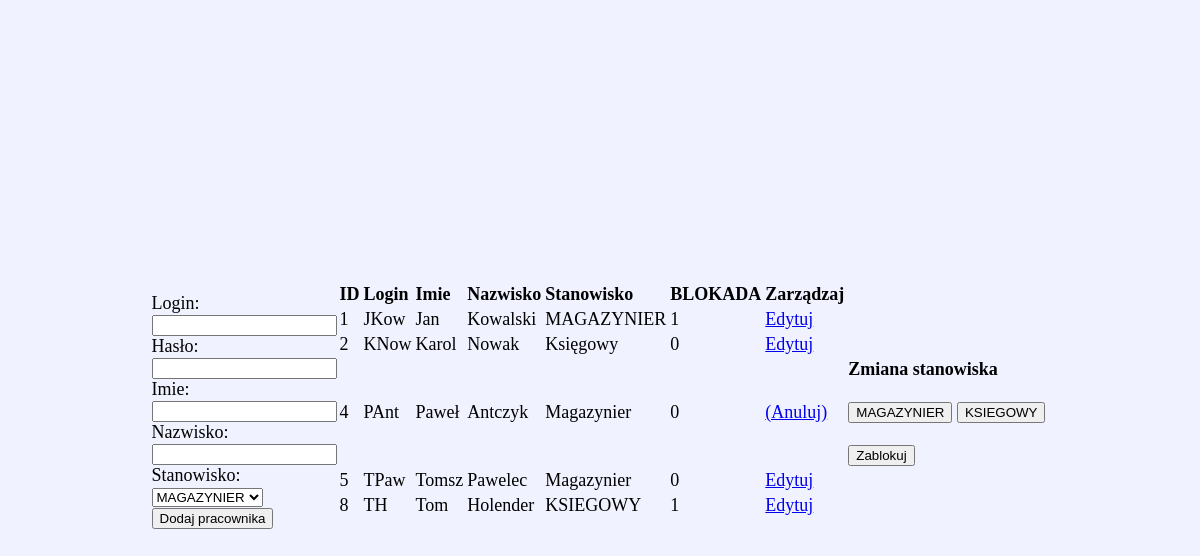
The page /kadra.php?edit=4 on the database its author committed.
### tables this page shows
CREATE TABLE `pracownik` (
  `ID_PRACOWNIKA` int(11) NOT NULL,
  `IMIE` varchar(30) NOT NULL,
  `NAZWISKO` varchar(50) NOT NULL,
  `STANOWISKO` varchar(20) NOT NULL,
  `DATA_ZATRUDNIENIA` date NOT NULL,
  `HASLO` varchar(30) NOT NULL,
  `LOGIN` varchar(30) NOT NULL,
  `BLOKADA` tinyint(1) NOT NULL
);

### kadra.php (the view, shortened to what this page needs)
<!DOCTYPE HTML>
<html>
<head>
	<link rel="stylesheet" type="text/css" href="style.css">
</head>
<body>
<?php
$conn = mysqli_connect("localhost", "root", "", "magazyn");
mysqli_query($conn, 'SET NAMES utf8');
mysqli_query($conn, 'SET CHARACTER SET utf8');
mysqli_query($conn, "SET collation_connection = utf8_polish_ci");
?>
<form action="kadra-dodaj.php" method="post">
<br>
		Login:
		<br>
		<input type="text" name="login" required>
		<br>
		Hasło:
		<br>
		<input type="password" name="haslo"	required>
		<br>
		Imie:
		<br>
		<input type="text" name="imie" required>
		<br>
		Nazwisko:
		<br>
		<input type="text" name="nazwisko" required>
		<br>
		Stanowisko:
		<br>
		<select name="stanowisko" required>
		<option>MAGAZYNIER</option>
		</select>
		<br>
		<input type="submit" value="Dodaj pracownika">
</form>
<br>
<br>
<table class="tab">
<tr>
<td><b>ID</b></td>
<td><b>Login</b></td>
<td><b>Imie</b></td>
<td><b>Nazwisko</b></td>
<td><b>Stanowisko</b></td>
<td><b>BLOKADA</b></td>
<td><b>Zarządzaj</b></td>
</tr>
<?php
	$result = mysqli_query($conn, "SELECT * FROM PRACOWNIK where STANOWISKO != 'Administrator'");
	while($row = mysqli_fetch_assoc($result))
	{
		$stan=$row['STANOWISKO'];
		$idu=$row['ID_PRACOWNIKA'];
		$log=$row['LOGIN'];
		$akt=$row['BLOKADA'];
		$im=$row['IMIE'];
		$naz=$row['NAZWISKO'];
		echo '<tr>';
		echo '<td>';
		echo $idu;
		echo '</td>';
		echo '<td>';
		echo $log;
		echo '</td>';
		echo '<td>';
		echo $im;
		echo '</td>';
		echo '<td>';
		echo $naz;
		echo '</td>';
		echo '<td>';
		echo $stan;
		echo '</td>';
		echo '<td>';
		echo $akt;
		echo '</td>';
		echo '<td>';
		if($_GET['edit'] == $idu)
		{
		echo '<a href="kadra.php?edit="';
		echo $idu;
		echo '"> (Anuluj)</a>';
		}
		else
		{
		echo '<a href="kadra.php?edit=';
		echo $idu;
		echo '">Edytuj</a>';
		}
		echo '</td>';
		if($_GET['edit']==$idu)
		{
		?>
		<td>
		<b class="nag2">Zmiana stanowiska</b>
		<br>
		<br>
		<form action="kadra-zmien.php" method="post">
		<button type="submit" name="upr" value="1">MAGAZYNIER</button>
		<button type="submit" name="upr" value="2">KSIEGOWY</button>
		</form>
		<br>
		<form action="kadra-zmien.php" method="post">
		<?php
		if ($akt == 0) echo '<button type="submit" name="blok" value="0">Zablokuj</button>';
		else echo '<button type="submit" name="blok" value="1">Odblokuj</button>';
		echo '</form>';
	}
	}
?>
</body>
</html>

### style.css (style rules this page uses)
body { margin: 0; height: 100vh; display: flex; align-items: center; justify-content: center; font-size: 18px; background: #F0F2FF; background-size: cover; font-family: 'Lucida Console'; }

### rows shown on the page
pracownik: ID_PRACOWNIKA "1", LOGIN "JKow", IMIE "Jan", NAZWISKO "Kowalski", STANOWISKO "MAGAZYNIER", BLOKADA "1"
pracownik: ID_PRACOWNIKA "2", LOGIN "KNow", IMIE "Karol", NAZWISKO "Nowak", STANOWISKO "Księgowy", BLOKADA "0"
pracownik: ID_PRACOWNIKA "4", LOGIN "PAnt", IMIE "Paweł", NAZWISKO "Antczyk", STANOWISKO "Magazynier", BLOKADA "0", shows "Zablokuj"
pracownik: ID_PRACOWNIKA "5", LOGIN "TPaw", IMIE "Tomsz", NAZWISKO "Pawelec", STANOWISKO "Magazynier", BLOKADA "0"
pracownik: ID_PRACOWNIKA "8", LOGIN "TH", IMIE "Tom", NAZWISKO "Holender", STANOWISKO "KSIEGOWY", BLOKADA "1"
